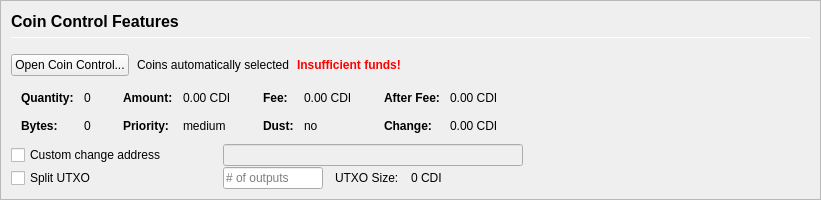
         <widget class="QFrame" name="frameCoinControl">
          <property name="sizePolicy">
           <sizepolicy hsizetype="Expanding" vsizetype="Expanding">
            <horstretch>0</horstretch>
            <verstretch>0</verstretch>
           </sizepolicy>
          </property>
          <property name="maximumSize">
           <size>
            <width>16777215</width>
            <height>16777215</height>
           </size>
          </property>
          <property name="frameShape">
           <enum>QFrame::StyledPanel</enum>
          </property>
          <property name="frameShadow">
           <enum>QFrame::Sunken</enum>
          </property>
          <layout class="QVBoxLayout" name="verticalLayoutCoinControl2">
           <property name="spacing">
            <number>0</number>
           </property>
           <property name="leftMargin">
            <number>0</number>
           </property>
           <property name="topMargin">
            <number>0</number>
           </property>
           <property name="rightMargin">
            <number>0</number>
           </property>
           <property name="bottomMargin">
            <number>0</number>
           </property>
           <item>
            <widget class="QFrame" name="frameCoinControl_BG">
             <layout class="QVBoxLayout" name="verticalLayoutCoinControl" stretch="0,0,0,0,0,0">
              <property name="spacing">
               <number>1</number>
              </property>
              <property name="leftMargin">
               <number>10</number>
              </property>
              <property name="topMargin">
               <number>10</number>
              </property>
              <item>
               <layout class="QHBoxLayout" name="horizontalLayoutCoinControl1">
                <property name="bottomMargin">
                 <number>15</number>
                </property>
                <item>
                 <layout class="QVBoxLayout" name="verticalLayout_3">
                  <property name="spacing">
                   <number>6</number>
                  </property>
                  <item>
                   <widget class="QLabel" name="labelCoinControlFeatures">
                    <property name="sizePolicy">
                     <sizepolicy hsizetype="Preferred" vsizetype="Maximum">
                      <horstretch>0</horstretch>
                      <verstretch>0</verstretch>
                     </sizepolicy>
                    </property>
                    <property name="minimumSize">
                     <size>
                      <width>0</width>
                      <height>20</height>
                     </size>
                    </property>
                    <property name="font">
                     <font>
                      <pointsize>12</pointsize>
                      <weight>75</weight>
                      <bold>true</bold>
                     </font>
                    </property>
                    <property name="styleSheet">
                     <string notr="true">font-weight:bold;</string>
                    </property>
                    <property name="text">
                     <string>Coin Control Features</string>
                    </property>
                   </widget>
                  </item>
                  <item>
                   <widget class="Line" name="line">
                    <property name="minimumSize">
                     <size>
                      <width>0</width>
                      <height>1</height>
                     </size>
                    </property>
                    <property name="maximumSize">
                     <size>
                      <width>16777215</width>
                      <height>1</height>
                     </size>
                    </property>
                    <property name="orientation">
                     <enum>Qt::Horizontal</enum>
                    </property>
                   </widget>
                  </item>
                 </layout>
                </item>
               </layout>
              </item>
              <item>
               <layout class="QHBoxLayout" name="horizontalLayoutCoinControl2" stretch="0,0,0,0">
                <property name="spacing">
                 <number>8</number>
                </property>
                <property name="bottomMargin">
                 <number>10</number>
                </property>
                <item>
                 <widget class="QPushButton" name="pushButtonCoinControl">
                  <property name="styleSheet">
                   <string notr="true"/>
                  </property>
                  <property name="text">
                   <string>Open Coin Control...</string>
                  </property>
                  <property name="autoDefault">
                   <bool>false</bool>
                  </property>
                 </widget>
                </item>
                <item>
                 <widget class="QLabel" name="labelCoinControlAutomaticallySelected">
                  <property name="text">
                   <string>Coins automatically selected</string>
                  </property>
                  <property name="margin">
                   <number>5</number>
                  </property>
                 </widget>
                </item>
                <item>
                 <widget class="QLabel" name="labelCoinControlInsuffFunds">
                  <property name="font">
                   <font>
                    <weight>75</weight>
                    <bold>true</bold>
                   </font>
                  </property>
                  <property name="styleSheet">
                   <string notr="true">color:red;font-weight:bold;</string>
                  </property>
                  <property name="text">
                   <string>Insufficient funds!</string>
                  </property>
                  <property name="margin">
                   <number>5</number>
                  </property>
                 </widget>
                </item>
                <item>
                 <spacer name="horizontalSpacerCoinControl">
                  <property name="orientation">
                   <enum>Qt::Horizontal</enum>
                  </property>
                  <property name="sizeHint" stdset="0">
                   <size>
                    <width>40</width>
                    <height>1</height>
                   </size>
                  </property>
                 </spacer>
                </item>
               </layout>
              </item>
              <item>
               <widget class="QWidget" name="widgetCoinControl" native="true">
                <property name="sizePolicy">
                 <sizepolicy hsizetype="Preferred" vsizetype="Preferred">
                  <horstretch>0</horstretch>
                  <verstretch>0</verstretch>
                 </sizepolicy>
                </property>
                <property name="minimumSize">
                 <size>
                  <width>0</width>
                  <height>0</height>
                 </size>
                </property>
                <property name="styleSheet">
                 <string notr="true"/>
                </property>
                <layout class="QHBoxLayout" name="horizontalLayoutCoinControl5">
                 <property name="leftMargin">
                  <number>0</number>
                 </property>
                 <property name="topMargin">
                  <number>0</number>
                 </property>
                 <property name="rightMargin">
                  <number>0</number>
                 </property>
                 <property name="bottomMargin">
                  <number>0</number>
                 </property>
                 <item>
                  <layout class="QHBoxLayout" name="horizontalLayoutCoinControl3" stretch="0,0,0,1">
                   <property name="spacing">
                    <number>20</number>
                   </property>
                   <property name="topMargin">
                    <number>0</number>
                   </property>
                   <property name="bottomMargin">
                    <number>10</number>
                   </property>
                   <item>
                    <layout class="QFormLayout" name="formLayoutCoinControl1">
                     <property name="horizontalSpacing">
                      <number>10</number>
                     </property>
                     <property name="verticalSpacing">
                      <number>14</number>
                     </property>
                     <property name="leftMargin">
                      <number>10</number>
                     </property>
                     <property name="topMargin">
                      <number>4</number>
                     </property>
                     <property name="rightMargin">
                      <number>6</number>
                     </property>
                     <item row="0" column="0">
                      <widget class="QLabel" name="labelCoinControlQuantityText">
                       <property name="font">
                        <font>
                         <weight>75</weight>
                         <bold>true</bold>
                        </font>
                       </property>
                       <property name="text">
                        <string>Quantity:</string>
                       </property>
                       <property name="margin">
                        <number>0</number>
                       </property>
                      </widget>
                     </item>
                     <item row="0" column="1">
                      <widget class="QLabel" name="labelCoinControlQuantity">
                       <property name="cursor">
                        <cursorShape>IBeamCursor</cursorShape>
                       </property>
                       <property name="contextMenuPolicy">
                        <enum>Qt::ActionsContextMenu</enum>
                       </property>
                       <property name="text">
                        <string notr="true">0</string>
                       </property>
                       <property name="margin">
                        <number>0</number>
                       </property>
                       <property name="textInteractionFlags">
                        <set>Qt::LinksAccessibleByMouse|Qt::TextSelectableByKeyboard|Qt::TextSelectableByMouse</set>
                       </property>
                      </widget>
                     </item>
                     <item row="1" column="0">
                      <widget class="QLabel" name="labelCoinControlBytesText">
                       <property name="font">
                        <font>
                         <weight>75</weight>
                         <bold>true</bold>
                        </font>
                       </property>
                       <property name="text">
                        <string>Bytes:</string>
                       </property>
                      </widget>
                     </item>
                     <item row="1" column="1">
                      <widget class="QLabel" name="labelCoinControlBytes">
                       <property name="cursor">
                        <cursorShape>IBeamCursor</cursorShape>
                       </property>
                       <property name="contextMenuPolicy">
                        <enum>Qt::ActionsContextMenu</enum>
                       </property>
                       <property name="text">
                        <string notr="true">0</string>
                       </property>
                       <property name="textInteractionFlags">
                        <set>Qt::LinksAccessibleByMouse|Qt::TextSelectableByKeyboard|Qt::TextSelectableByMouse</set>
                       </property>
                      </widget>
                     </item>
                    </layout>
                   </item>
                   <item>
                    <layout class="QFormLayout" name="formLayoutCoinControl2">
                     <property name="horizontalSpacing">
                      <number>10</number>
                     </property>
                     <property name="verticalSpacing">
                      <number>14</number>
                     </property>
                     <property name="leftMargin">
                      <number>6</number>
                     </property>
                     <property name="topMargin">
                      <number>4</number>
                     </property>
                     <property name="rightMargin">
                      <number>6</number>
                     </property>
                     <item row="0" column="0">
                      <widget class="QLabel" name="labelCoinControlAmountText">
                       <property name="font">
                        <font>
                         <weight>75</weight>
                         <bold>true</bold>
                        </font>
                       </property>
                       <property name="text">
                        <string>Amount:</string>
                       </property>
                       <property name="margin">
                        <number>0</number>
                       </property>
                      </widget>
                     </item>
                     <item row="0" column="1">
                      <widget class="QLabel" name="labelCoinControlAmount">
                       <property name="cursor">
                        <cursorShape>IBeamCursor</cursorShape>
                       </property>
                       <property name="contextMenuPolicy">
                        <enum>Qt::ActionsContextMenu</enum>
                       </property>
                       <property name="text">
                        <string notr="true">0.00 CDI</string>
                       </property>
                       <property name="textInteractionFlags">
                        <set>Qt::LinksAccessibleByMouse|Qt::TextSelectableByKeyboard|Qt::TextSelectableByMouse</set>
                       </property>
                      </widget>
                     </item>
                     <item row="1" column="0">
                      <widget class="QLabel" name="labelCoinControlPriorityText">
                       <property name="font">
                        <font>
                         <weight>75</weight>
                         <bold>true</bold>
                        </font>
                       </property>
                       <property name="text">
                        <string>Priority:</string>
                       </property>
                      </widget>
                     </item>
                     <item row="1" column="1">
                      <widget class="QLabel" name="labelCoinControlPriority">
                       <property name="cursor">
                        <cursorShape>IBeamCursor</cursorShape>
                       </property>
                       <property name="contextMenuPolicy">
                        <enum>Qt::ActionsContextMenu</enum>
                       </property>
                       <property name="text">
                        <string>medium</string>
                       </property>
                       <property name="textInteractionFlags">
                        <set>Qt::LinksAccessibleByMouse|Qt::TextSelectableByKeyboard|Qt::TextSelectableByMouse</set>
                       </property>
                      </widget>
                     </item>
                    </layout>
                   </item>
                   <item>
                    <layout class="QFormLayout" name="formLayoutCoinControl3">
                     <property name="horizontalSpacing">
                      <number>10</number>
                     </property>
                     <property name="verticalSpacing">
                      <number>14</number>
                     </property>
                     <property name="leftMargin">
                      <number>6</number>
                     </property>
                     <property name="topMargin">
                      <number>4</number>
                     </property>
                     <property name="rightMargin">
                      <number>6</number>
                     </property>
                     <item row="0" column="0">
                      <widget class="QLabel" name="labelCoinControlFeeText">
                       <property name="font">
                        <font>
                         <weight>75</weight>
                         <bold>true</bold>
                        </font>
                       </property>
                       <property name="text">
                        <string>Fee:</string>
                       </property>
                       <property name="margin">
                        <number>0</number>
                       </property>
                      </widget>
                     </item>
                     <item row="0" column="1">
                      <widget class="QLabel" name="labelCoinControlFee">
                       <property name="cursor">
                        <cursorShape>IBeamCursor</cursorShape>
                       </property>
                       <property name="contextMenuPolicy">
                        <enum>Qt::ActionsContextMenu</enum>
                       </property>
                       <property name="text">
                        <string notr="true">0.00 CDI</string>
                       </property>
                       <property name="textInteractionFlags">
                        <set>Qt::LinksAccessibleByMouse|Qt::TextSelectableByKeyboard|Qt::TextSelectableByMouse</set>
                       </property>
                      </widget>
                     </item>
                     <item row="1" column="0">
                      <widget class="QLabel" name="labelCoinControlLowOutputText">
                       <property name="font">
                        <font>
                         <weight>75</weight>
                         <bold>true</bold>
                        </font>
                       </property>
                       <property name="text">
                        <string>Dust:</string>
                       </property>
                      </widget>
                     </item>
                     <item row="1" column="1">
                      <widget class="QLabel" name="labelCoinControlLowOutput">
                       <property name="cursor">
                        <cursorShape>IBeamCursor</cursorShape>
                       </property>
                       <property name="contextMenuPolicy">
                        <enum>Qt::ActionsContextMenu</enum>
                       </property>
                       <property name="text">
                        <string>no</string>
                       </property>
                       <property name="textInteractionFlags">
                        <set>Qt::LinksAccessibleByMouse|Qt::TextSelectableByKeyboard|Qt::TextSelectableByMouse</set>
                       </property>
                      </widget>
                     </item>
                    </layout>
                   </item>
                   <item>
                    <layout class="QFormLayout" name="formLayoutCoinControl4">
                     <property name="horizontalSpacing">
                      <number>10</number>
                     </property>
                     <property name="verticalSpacing">
                      <number>14</number>
                     </property>
                     <property name="leftMargin">
                      <number>6</number>
                     </property>
                     <property name="topMargin">
                      <number>4</number>
                     </property>
                     <property name="rightMargin">
                      <number>6</number>
                     </property>
                     <item row="0" column="0">
                      <widget class="QLabel" name="labelCoinControlAfterFeeText">
                       <property name="font">
                        <font>
                         <weight>75</weight>
                         <bold>true</bold>
                        </font>
                       </property>
                       <property name="text">
                        <string>After Fee:</string>
                       </property>
                       <property name="margin">
                        <number>0</number>
                       </property>
                      </widget>
                     </item>
                     <item row="0" column="1">
                      <widget class="QLabel" name="labelCoinControlAfterFee">
                       <property name="cursor">
                        <cursorShape>IBeamCursor</cursorShape>
                       </property>
                       <property name="contextMenuPolicy">
                        <enum>Qt::ActionsContextMenu</enum>
                       </property>
                       <property name="text">
                        <string notr="true">0.00 CDI</string>
                       </property>
                       <property name="textInteractionFlags">
                        <set>Qt::LinksAccessibleByMouse|Qt::TextSelectableByKeyboard|Qt::TextSelectableByMouse</set>
                       </property>
                      </widget>
                     </item>
                     <item row="1" column="0">
                      <widget class="QLabel" name="labelCoinControlChangeText">
                       <property name="font">
                        <font>
                         <weight>75</weight>
                         <bold>true</bold>
                        </font>
                       </property>
                       <property name="text">
                        <string>Change:</string>
                       </property>
                      </widget>
                     </item>
                     <item row="1" column="1">
                      <widget class="QLabel" name="labelCoinControlChange">
                       <property name="cursor">
                        <cursorShape>IBeamCursor</cursorShape>
                       </property>
                       <property name="contextMenuPolicy">
                        <enum>Qt::ActionsContextMenu</enum>
                       </property>
                       <property name="text">
                        <string notr="true">0.00 CDI</string>
                       </property>
                       <property name="textInteractionFlags">
                        <set>Qt::LinksAccessibleByMouse|Qt::TextSelectableByKeyboard|Qt::TextSelectableByMouse</set>
                       </property>
                      </widget>
                     </item>
                    </layout>
                   </item>
                  </layout>
                 </item>
                </layout>
               </widget>
              </item>
              <item>
               <layout class="QHBoxLayout" name="horizontalLayoutCoinControl4">
                <property name="spacing">
                 <number>12</number>
                </property>
                <property name="sizeConstraint">
                 <enum>QLayout::SetDefaultConstraint</enum>
                </property>
                <property name="topMargin">
                 <number>0</number>
                </property>
                <property name="rightMargin">
                 <number>0</number>
                </property>
                <item>
                 <widget class="QCheckBox" name="checkBoxCoinControlChange">
                  <property name="sizePolicy">
                   <sizepolicy hsizetype="Preferred" vsizetype="Preferred">
                    <horstretch>0</horstretch>
                    <verstretch>0</verstretch>
                   </sizepolicy>
                  </property>
                  <property name="minimumSize">
                   <size>
                    <width>200</width>
                    <height>0</height>
                   </size>
                  </property>
                  <property name="maximumSize">
                   <size>
                    <width>200</width>
                    <height>16777215</height>
                   </size>
                  </property>
                  <property name="toolTip">
                   <string>If this is activated, but the change address is empty or invalid, change will be sent to a newly generated address.</string>
                  </property>
                  <property name="text">
                   <string>Custom change address</string>
                  </property>
                 </widget>
                </item>
                <item>
                 <widget class="QValidatedLineEdit" name="lineEditCoinControlChange">
                  <property name="enabled">
                   <bool>false</bool>
                  </property>
                  <property name="sizePolicy">
                   <sizepolicy hsizetype="Preferred" vsizetype="Preferred">
                    <horstretch>0</horstretch>
                    <verstretch>0</verstretch>
                   </sizepolicy>
                  </property>
                  <property name="minimumSize">
                   <size>
                    <width>300</width>
                    <height>0</height>
                   </size>
                  </property>
                 </widget>
                </item>
                <item>
                 <widget class="QLabel" name="labelCoinControlChangeLabel">
                  <property name="sizePolicy">
                   <sizepolicy hsizetype="Preferred" vsizetype="Preferred">
                    <horstretch>0</horstretch>
                    <verstretch>0</verstretch>
                   </sizepolicy>
                  </property>
                  <property name="minimumSize">
                   <size>
                    <width>100</width>
                    <height>0</height>
                   </size>
                  </property>
                  <property name="text">
                   <string/>
                  </property>
                  <property name="margin">
                   <number>3</number>
                  </property>
                 </widget>
                </item>
               </layout>
              </item>
              <item>
               <layout class="QHBoxLayout" name="horizontalLayoutCoinControl6">
                <property name="spacing">
                 <number>12</number>
                </property>
                <property name="rightMargin">
                 <number>0</number>
                </property>
                <item>
                 <widget class="QCheckBox" name="splitBlockCheckBox">
                  <property name="sizePolicy">
                   <sizepolicy hsizetype="Preferred" vsizetype="Preferred">
                    <horstretch>0</horstretch>
                    <verstretch>0</verstretch>
                   </sizepolicy>
                  </property>
                  <property name="minimumSize">
                   <size>
                    <width>200</width>
                    <height>0</height>
                   </size>
                  </property>
                  <property name="maximumSize">
                   <size>
                    <width>200</width>
                    <height>16777215</height>
                   </size>
                  </property>
                  <property name="text">
                   <string>Split UTXO</string>
                  </property>
                 </widget>
                </item>
                <item>
                 <widget class="QLineEdit" name="splitBlockLineEdit">
                  <property name="sizePolicy">
                   <sizepolicy hsizetype="Preferred" vsizetype="Preferred">
                    <horstretch>50</horstretch>
                    <verstretch>0</verstretch>
                   </sizepolicy>
                  </property>
                  <property name="minimumSize">
                   <size>
                    <width>100</width>
                    <height>0</height>
                   </size>
                  </property>
                  <property name="maximumSize">
                   <size>
                    <width>100</width>
                    <height>16777215</height>
                   </size>
                  </property>
                  <property name="placeholderText">
                   <string># of outputs</string>
                  </property>
                 </widget>
                </item>
                <item>
                 <widget class="QLabel" name="labelBlockSizeText">
                  <property name="text">
                   <string>UTXO Size:</string>
                  </property>
                 </widget>
                </item>
                <item>
                 <widget class="QLabel" name="labelBlockSize">
                  <property name="text">
                   <string>0 CDI</string>
                  </property>
                 </widget>
                </item>
                <item>
                 <spacer name="horizontalSpacer_7">
                  <property name="orientation">
                   <enum>Qt::Horizontal</enum>
                  </property>
                  <property name="sizeHint" stdset="0">
                   <size>
                    <width>40</width>
                    <height>20</height>
                   </size>
                  </property>
                 </spacer>
                </item>
               </layout>
              </item>
              <item>
               <spacer name="verticalSpacerCoinControl">
                <property name="orientation">
                 <enum>Qt::Vertical</enum>
                </property>
                <property name="sizeHint" stdset="0">
                 <size>
                  <width>800</width>
                  <height>1</height>
                 </size>
                </property>
               </spacer>
              </item>
             </layout>
            </widget>
           </item>
          </layout>
         </widget>
